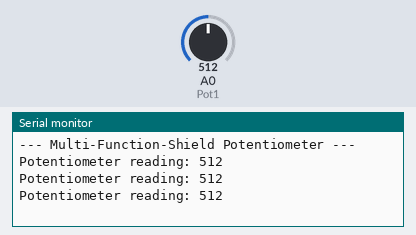
Simulated run of this sketch. Board: Arduino Uno, built with avr-gcc and run on an emulated ATmega328P. On the bench: the last lines printed to the serial monitor. The test bench sets the inputs (shaded band); at power-on: A0 (Pot1) = 512.

Above: at 1.3 s.
1.4 s: A0 (Pot1) set to 716
At 1.9 s:
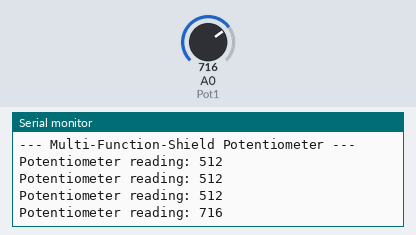
2.9 s: A0 (Pot1) set to 900
At 3.4 s:
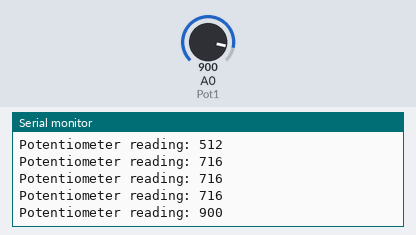
Timing chart, 0 to 5.9 s (numbered marks = the images above; inputs shaded):
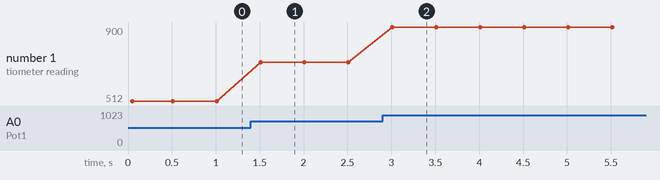

The sketch:

potentiometer-serial.ino
```cpp
#define Pot1 0

void setup() {
  Serial.begin(9600); Serial.println("--- Multi-Function-Shield Potentiometer ---");
}


void loop() {
  Serial.print("Potentiometer reading: ");
  Serial.println(analogRead(Pot1));

  delay(500);
}
```

Measured:
- after the input at 1.4 s, the serial monitor: prints a new line after 0.11 s (image 1)
- after the input at 2.9 s, the serial monitor: prints a new line after 0.11 s (image 2)
- plotted number 1: 512 → 716 after the input at 1.4 s, 716 → 900 after the input at 2.9 s
